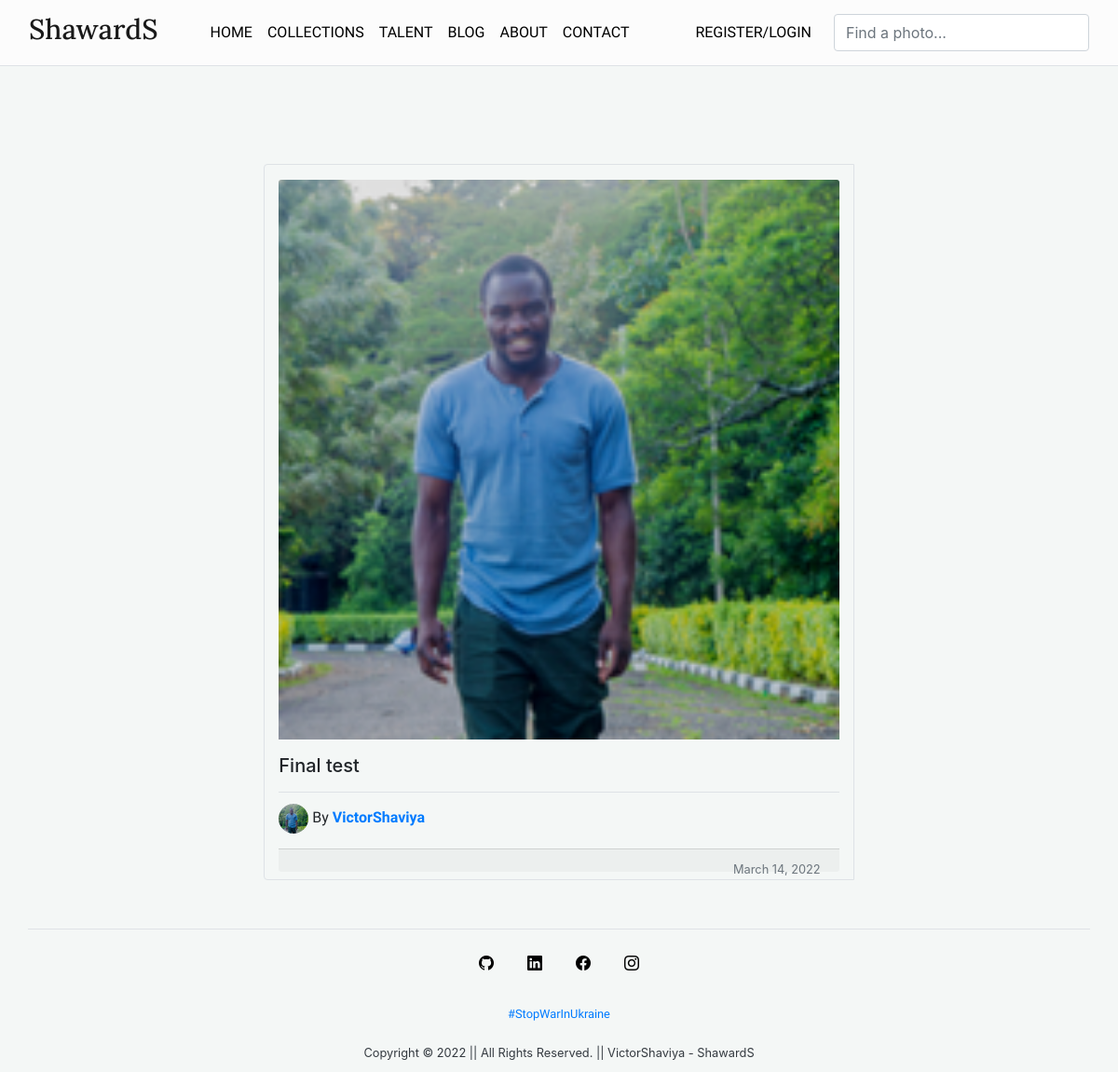
The page /post/10/ on the database its author committed.
### blog/models.py (models this page shows, shortened)
class Post(models.Model) :
  project_name = models.CharField(max_length=50)
  date_posted = models.DateTimeField(default=timezone.now)
  author = models.ForeignKey(User, on_delete=models.CASCADE)
  image = models.ImageField(upload_to='posts/')

### users/models.py (models this page shows, shortened)
class Profile(models.Model) :
  user = models.OneToOneField(User, on_delete=models.CASCADE)
  location = models.CharField(max_length=35)
  bio = models.CharField(max_length=150)
  profile_img = models.ImageField(default='default.jpg', upload_to='profile_images/')

### blog/views.py (the view)
# urls.py: path('post/<int:pk>/', PostDetailView.as_view(), name='post-detail'),
class PostDetailView(DetailView) :
  model = Post

### blog/templates/blog/post_detail.html (shortened to what this page needs)
{% extends 'blog/base.html' %}
{% block content %}
<div class="container">
  <div class="row d-flex justify-content-center">
    <div class="col-md-10 mt-5 pt-5">
      <div class="row z-depth-3">
        <div class="col-sm-8 bg-transparent rounded-left mx-auto border">
          <div class="card-block pt-3">
            <img src="{{ object.image.url }}" class="card-img-top" alt="{{ object.project_name }}">
            <h5 class="card-title border-bottom pt-3 pb-3">{{ object.project_name }}</h5>
            <p class="card-text"><img class="rounded-circle" style="height: 2em; height: 2em;" src="{{ object.author.profile.profile_img.url }}" alt="">
              By <a href="{% url 'profile' %}"><strong>{{ object.author }}</strong></a>
            </p>
            <div class="card-footer">
              <small class="text-muted" style="float: right;">{{ object.date_posted|date:'F d, Y' }}</small>
            </div>
          </div>
        </div>
      </div>
    </div>
  </div>
</div>
{% endblock content %}

### blog/static/blog/main.css (style rules this page uses)
body { background: #F4F7F6; margin-top: 5rem; }
h1, h2, h3, h4, h5, h6 { font-family: 'Old Standard TT', }
p { font-family: 'Karma', serif; }
a, button { font-family: 'Marcellus', serif; }
a { text-decoration: none; }

### rows shown on the page
Post: image (picture), project_name "Final test", author.profile.profile_img (picture), author "VictorShaviya", date_posted "March 14, 2022"
